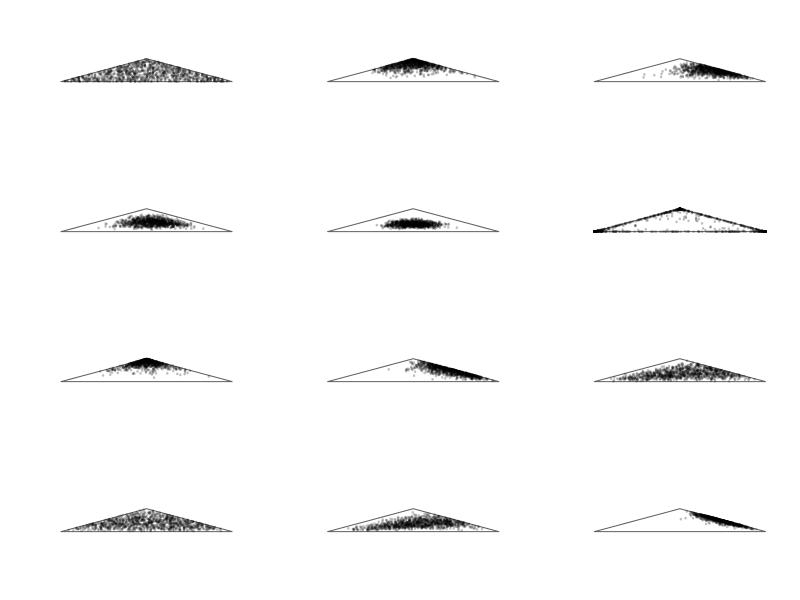
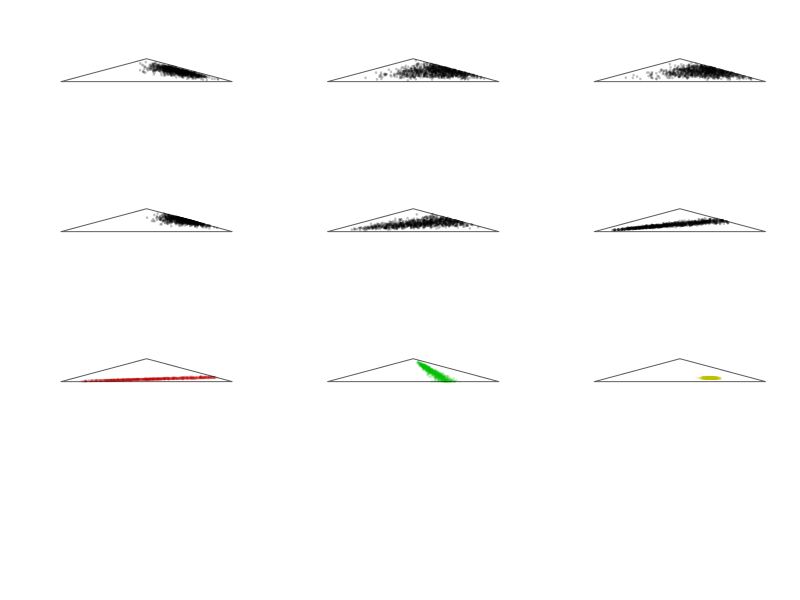

These charts were generated, in order, by the following R code:
# An attempt at a generalization of the Dirichlet.







# Utility converting from three positive numbers
# to coordinates in two dimensions, in a triangle.
ternary.coords = function(x) {
  # normalize rows of x
  x = x / apply(x, 1, sum)

  # based on, um, Wikipedia
  cbind(x = x[,2] + x[,3] / 2,
    y = sqrt(3/4) * x[,3])
}

# Plots a density as a function of a
# proportion of three variables.
# Args:
#   x - matrix with three columns
# Side effects: plots proportions of columns of
#   x, as a triangle.
plot.proportion.3 = function(x, col="#00000040") {

  x1 = ternary.coords(x)

#  smoothScatter(x1[,"x"], x1[,"y"], bty="c",
#    nrpoints=0,
#    xaxt="n", yaxt="n", xlab="", ylab="",
#    xlim=c(0,1), ylim=c(0,1))

  plot(x1[,"x"], x1[,"y"],
    bty="n", xaxt="n", yaxt="n", xlab="", ylab="",
    xlim=c(0,1), ylim=c(0,1),
    pch=183, font=5, cex=1, col=col)
  lines(c(0,1,0.5,0), c(0,0,sqrt(3)/2,0), col="#000000a0")
}







rgamma3 = function(a1, b1, a2, b2, a3, b3, n=1000)
  cbind(x1 = rgamma(n, shape=a1, scale=b1),
    x2 = rgamma(n, shape=a2, scale=b2),
    x3 = rgamma(n, shape=a3, scale=b3))

pdf("git/unmix/ept/practice/gamma_conditional_5.pdf",
  width=7.5, height=10)
par(mfrow=c(4,3))

plot.proportion.3(rgamma3(1,1, 1,1, 1,1))
plot.proportion.3(rgamma3(1,1, 1,1, 5,1))
plot.proportion.3(rgamma3(1,1, 5,1, 5,1))

plot.proportion.3(rgamma3(4,1, 5,1, 6,1))
plot.proportion.3(rgamma3(10,1, 10,1, 10,1))
plot.proportion.3(rgamma3(0.1,1, 0.1,1, 0.1,1))

plot.proportion.3(rgamma3(1,1, 1,1, 3,3))
plot.proportion.3(rgamma3(1,1, 3,3, 3,3))
plot.proportion.3(rgamma3(1,3, 3,1, 3,1))

plot.proportion.3(rgamma3(1,3, 1,3, 3,1))
plot.proportion.3(rgamma3(1,5, 5,1, 5,1))
plot.proportion.3(rgamma3(1,1, 5,5, 5,5))

plot.proportion.3(rgamma3(5,1, 5,5, 5,5))
plot.proportion.3(rgamma3(1,10, 5,5, 5,5))
plot.proportion.3(rgamma3(1,10, 5,5, 5,5))

plot.proportion.3(rgamma3(1,1, 10,1, 10,1))
plot.proportion.3(rgamma3(1,10, 10,1, 10,1))
plot.proportion.3(rgamma3(1,100, 50,1, 50,1))

plot.proportion.3(rgamma3(1,100, 100,0.8, 100,0.2),
  col="#c0000020")
plot.proportion.3(rgamma3(100,0.3, 100,0.7, 1,100),
  col="#00c00020")
plot.proportion.3(rgamma3(
  1+100-1, 1/(1/100+1/0.3),
  100+100-1, 1/(1/0.8+1/0.7),
  100+1-1, 1/(1/0.2+1/100)), col="#c0c00020")
dev.off()

